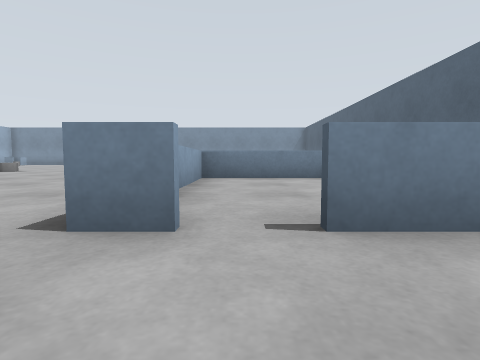
[1] (above)

22 first-person views from a walk through a world built for the Gazebo simulator. The camera is 0.33 m above the floor, tilts 4° down and sees 80° across. The floor is counted in squares, 1 m on a side. Each view is taken from the middle of a square. On the plan, view 1 faces up. The plan holds only what a view shows up to about 9 squares ahead; the rest is blank.

[2]
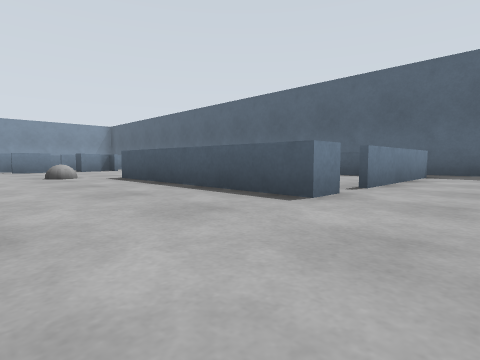

[3]
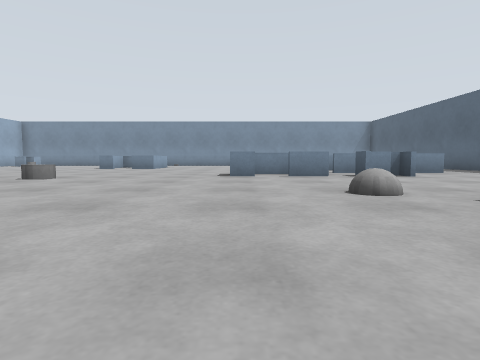

[4]
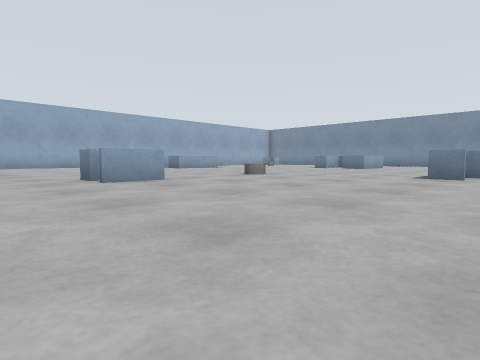

[5]
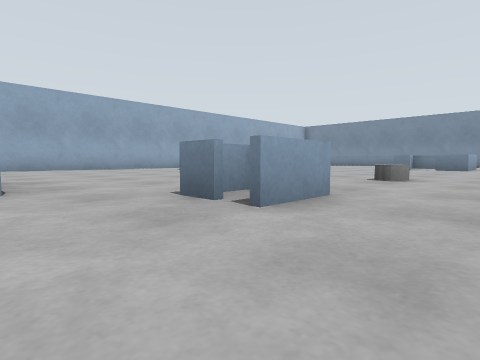

[6]
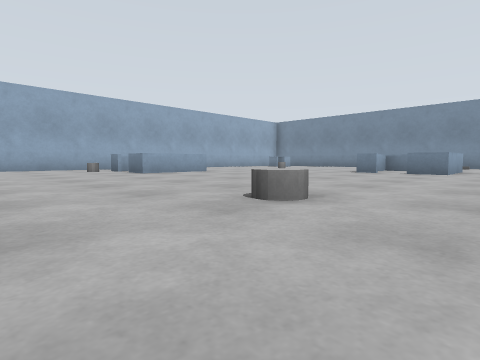

[7]
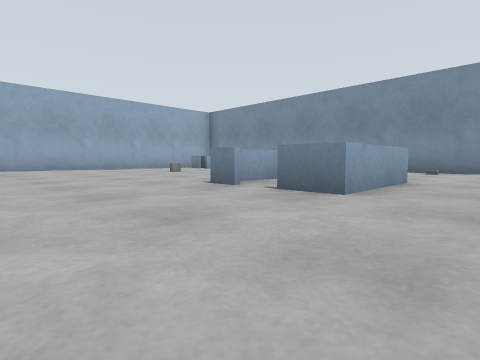

[8]
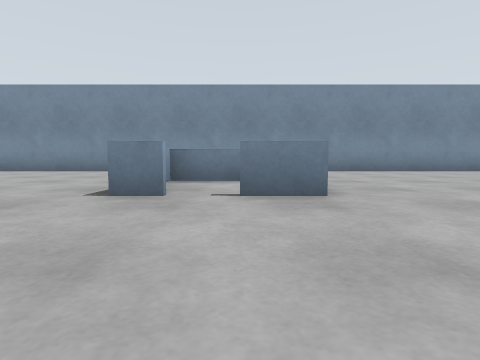

[9]
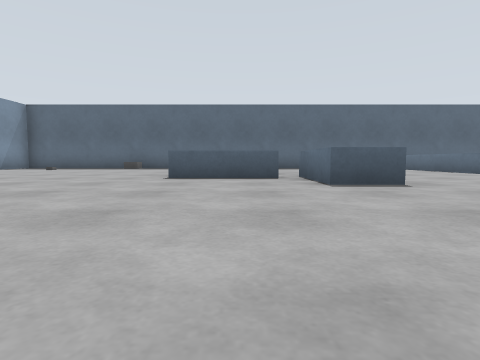

[10]
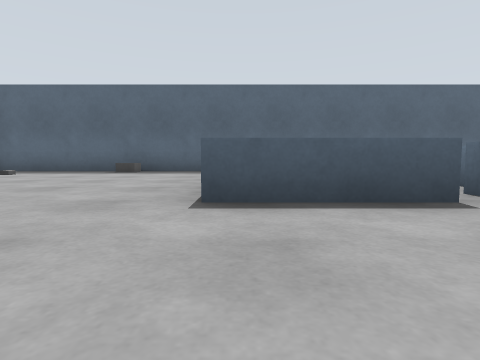

[11]
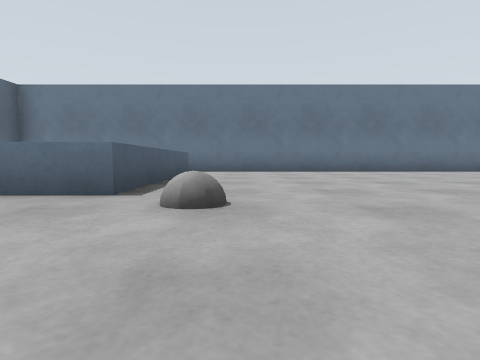

[12]
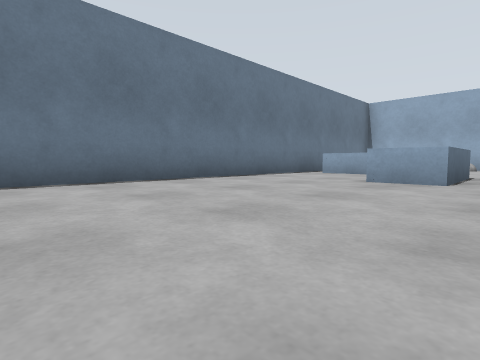

[13]
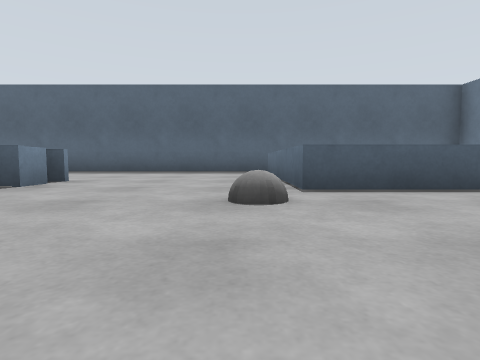

[14]
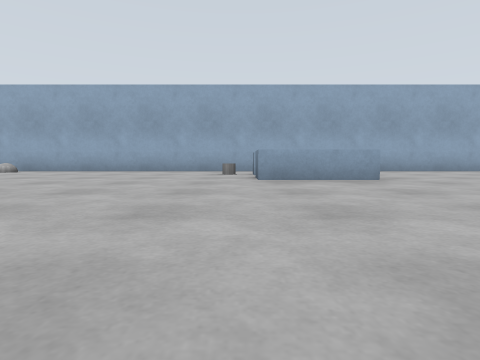

[15]
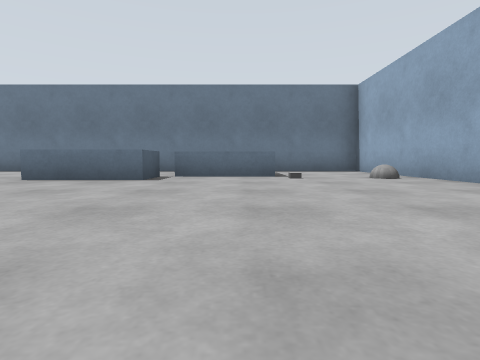

[16]
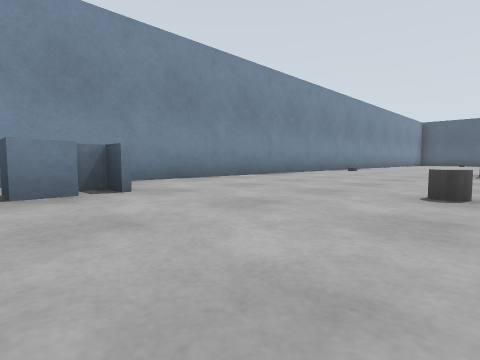

[17]
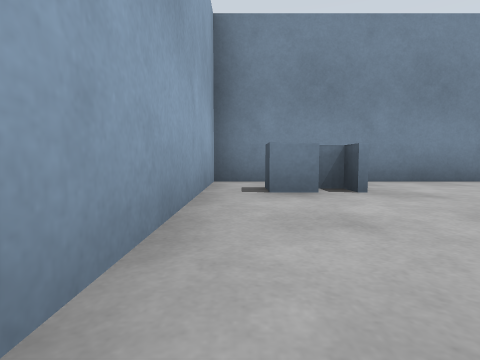

[18]
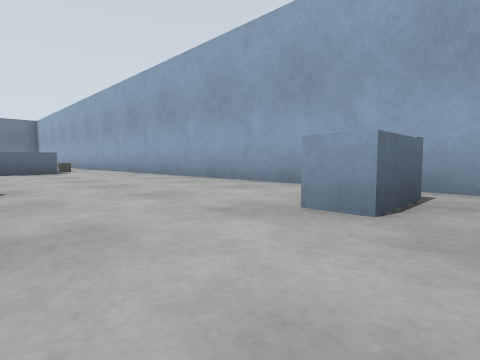

[19]
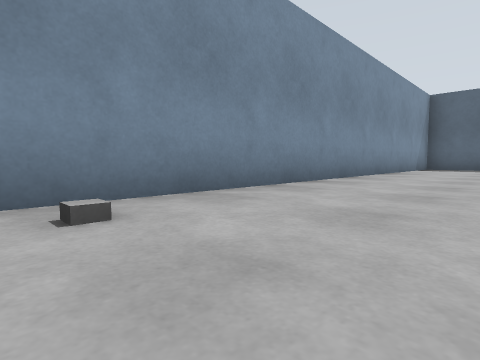

[20]
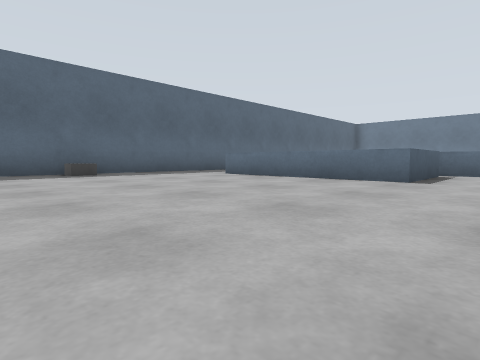

[21]
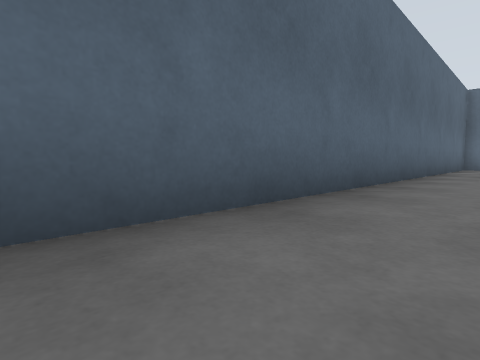

[22]
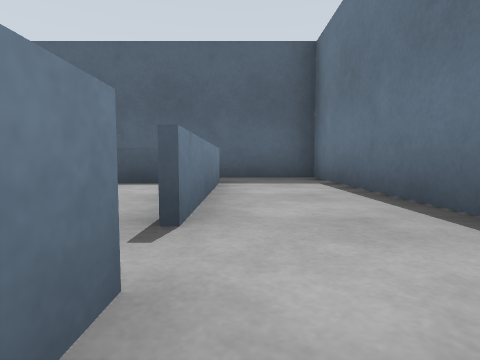

### Floor plan
Points are (right, up) in squares from view 1. A wall is a line through its corners. A room is listed if a view was taken in it or the views show most of it. See-through windows are left out.
Room 1 (view 1)
walls: (-0.5, -0.4) (3.4, -0.4); (3.2, 1.3) (0.4, 1.3)
ways out: opening at (4, 0) to room 2; opening at (0, 1) to room 3
Room 2 (views 2, 3, 4, 5, 6, 7, 8, 9, 10, 11, 12, 13, 14, 15, 16, 17, 18, 19, 20, 21, 22)
walls: (-2.6, 8.8) (-3.2, 8.8) (-3.2, 9.8) (-1.1, 9.8); (-7.6, 13.6) (-8.3, 13.6); (-1.8, 10.2) (-1.8, 12.3) (2.2, 12.3); (-1.8, 9.7) (-2.9, 9.7); (-6.3, 5.6) (-6.3, 4.5); (-7.2, 5.4) (-7.2, 4.6); (-1.1, 8.8) (-2, 8.8); (-6.8, 4.5) (-7.4, 4.5); (-6.3, 15.6) (-6.3, 13.6) (-7, 13.6); (-11.7, 11.4) (-11.7, 9.3) (-12.5, 9.3); (0.1, 8.8) (-0.5, 8.8); (-13.8, 11.3) (-12.6, 11.3); (2.2, 10.3) (-0.6, 10.3); (-10.7, 1.5) (-10.7, 0.2); (-12.8, 2.3) (-10.4, 2.3) (-10.4, 3.3) (-8.4, 3.3) (-8.4, 2.2); (-0.3, 1.3) (-0.8, 1.3) (-0.8, 5.3) (3.2, 5.3); (-13.8, 17.9) (-13.8, 18.4); (-14.1, 17.9) (-14.7, 17.9) (-14.7, 18.4) (-13.7, 18.4) (-13.7, 17.9); (3.4, 19.4) (-15.4, 19.4) (-15.4, -0.4) (-0.5, -0.4); (3.4, -0.4) (4.4, -0.4) (4.4, 19.1)
ways out: opening at (4, 0) to room 1; opening at (-1, 0.5) to room 3
objects: grey ball (-15, 3); other object (-14, 9); other object (-14, 10); other object (-13, 3); grey cylinder (-12, 16); grey cylinder (-7, 8); grey box (-7, 19); grey ball (-2, 6); other object (2, 17); grey box (4, 15)
Room 3 (no view inside)
walls: (1.5, 5.2) (-0.7, 5.2) (-0.7, 3.2); (3.1, 2.1) (3.1, 3)
ways out: opening at (0, 1) to room 1; opening at (-1, 0.5) to room 2

Where each view was taken, in squares from view 1:
view 1: 0 up, 0 right, facing up
view 2: 0 up, 3 left, facing up-right
view 3: 3 up, 3 left, facing up
view 4: 3 up, 2 left, facing up-left
view 5: 3 up, 5 left, facing up-left
view 6: 6 up, 5 left, facing up-left
view 7: 11 up, 5 left, facing up-left
view 8: 11 up, 7 left, facing up
view 9: 11 up, 7 left, facing right
view 10: 12 up, 4 left, facing right
view 11: 8 up, 2 left, facing down
view 12: 4 up, 4 left, facing down-left
view 13: 6 up, 4 left, facing right
view 14: 9 up, 7 left, facing left
view 15: 8 up, 12 left, facing down
view 16: 15 up, 15 left, facing up-right
view 17: 15 up, 15 left, facing up
view 18: 19 up, 12 left, facing down-left
view 19: 17 up, 7 left, facing up-right
view 20: 17 up, 3 left, facing down-right
view 21: 11 up, 3 right, facing down-right
view 22: 1 up, 1 left, facing right
